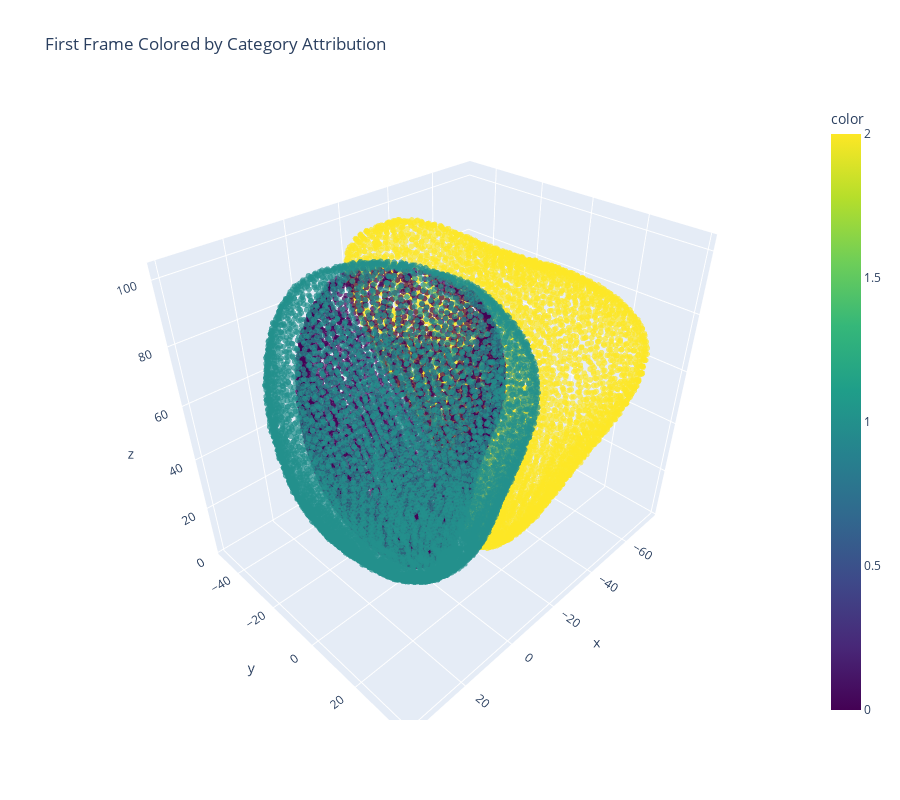

Notebook code for this chart:
### Code cell
plot_single_frame(frame_id = 0, data = healthy_f)

### Figure 1 — Plotly figure (JSON) as saved in the notebook; plotly's stock layout.template omitted (floating-point values rounded to 4 significant figures; data arrays with more than 128 entries replaced by an {"elided": "..."} marker saying what was removed)
{"data": [{"hovertemplate": "x=%{x}<br>y=%{y}<br>z=%{z}<br>color=%{marker.color}<extra></extra>", "legendgroup": "", "marker": {"color": {"elided": "18000 int values"}, "coloraxis": "coloraxis", "opacity": 0.7, "size": 2, "symbol": "circle"}, "mode": "markers", "name": "", "scene": "scene", "showlegend": false, "type": "scatter3d", "x": {"elided": "18000 float values"}, "y": {"elided": "18000 float values"}, "z": {"elided": "18000 float values"}}], "layout": {"coloraxis": {"colorbar": {"title": {"text": "color"}}, "colorscale": [[0, "#440154"], [0.1111, "#482878"], [0.2222, "#3e4989"], [0.3333, "#31688e"], [0.4444, "#26828e"], [0.5556, "#1f9e89"], [0.6667, "#35b779"], [0.7778, "#6ece58"], [0.8889, "#b5de2b"], [1, "#fde725"]]}, "height": 800, "legend": {"tracegroupgap": 0}, "scene": {"aspectmode": "data", "domain": {"x": [0, 1], "y": [0, 1]}, "xaxis": {"title": {"text": "x"}}, "yaxis": {"title": {"text": "y"}}, "zaxis": {"title": {"text": "z"}}}, "title": {"text": "First Frame Colored by Category Attribution"}, "width": 900}}
